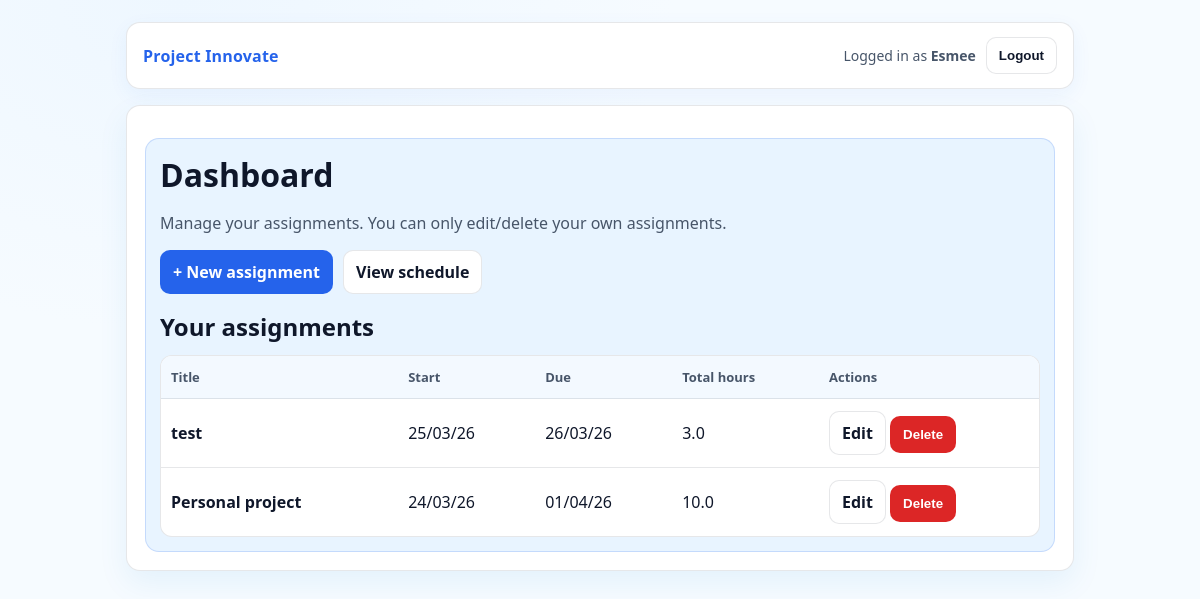
Page /dashboard (signed in) on the earlier database version.
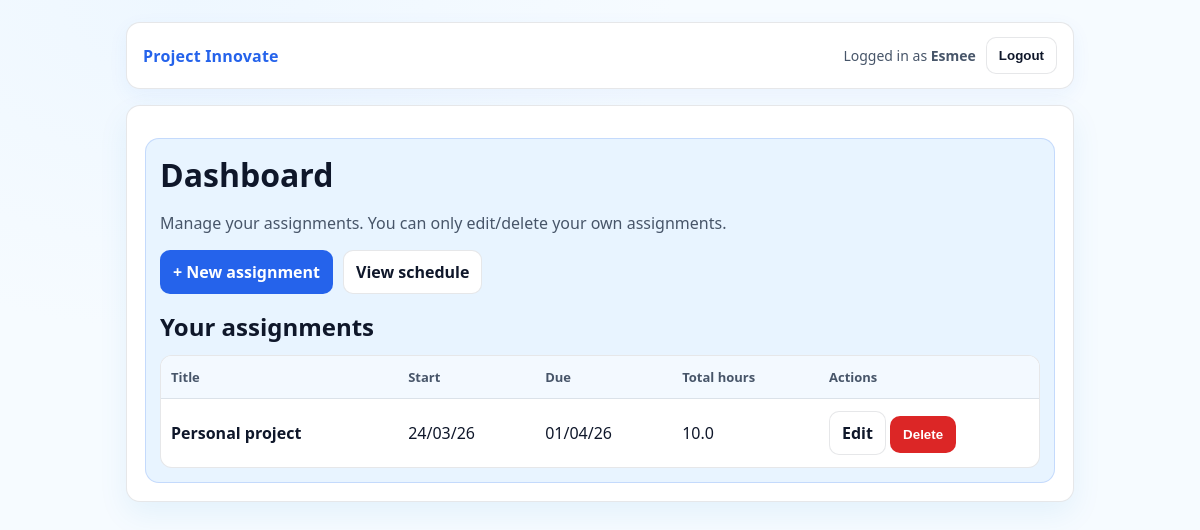
Same page on the later database version.
### app.py (models this page shows, shortened)
class User(UserMixin, db.Model):
    id = db.Column(db.Integer, primary_key=True)
    username = db.Column(db.String(80), unique=True, nullable=False)
    password_hash = db.Column(db.String(255), nullable=False)

class Assignment(db.Model):
    id = db.Column(db.Integer, primary_key=True)
    user_id = db.Column(db.Integer, db.ForeignKey("user.id"), nullable=False)
    title = db.Column(db.String(200), nullable=False)
    start_date = db.Column(db.Date, nullable=False)
    due_date = db.Column(db.Date, nullable=False)
    total_hours = db.Column(db.Float, nullable=False)

### app.py (the view)
@app.route("/dashboard")
@login_required
def dashboard():
    assignments = (
        Assignment.query
        .filter_by(user_id=current_user.id)
        .order_by(Assignment.due_date.asc())
        .all()
    )
    return render_template(
        "dashboard.html",
        username=current_user.username,
        assignments=assignments,
    )

### app.py (called while the page is built)
@app.template_filter("dmy")
def format_dmy(value):
    if value is None:
        return ""
    if isinstance(value, datetime):
        value = value.date()
    return value.strftime("%d/%m/%y")

@login_manager.user_loader
def load_user(user_id):
    return db.session.get(User, int(user_id))

### templates/dashboard.html (shortened to what this page needs)
{% extends "base.html" %}
{% block content %}
  <h1>Dashboard</h1>
  <p class="muted">Manage your assignments. You can only edit/delete your own assignments.</p>
  <div class="actions">
    <a class="btn btn-primary" href="{{ url_for('new_assignment') }}">+ New assignment</a>
    <a class="btn" href="{{ url_for('schedule') }}">View schedule</a>
  </div>
  <h2 style="margin-top:16px;">Your assignments</h2>
  {% if assignments %}
    <table class="table">
      <thead>
        <tr>
          <th>Title</th>
          <th>Start</th>
          <th>Due</th>
          <th>Total hours</th>
          <th style="width:220px;">Actions</th>
        </tr>
      </thead>
      <tbody>
        {% for a in assignments %}
          <tr>
            <td><strong>{{ a.title }}</strong></td>
            <td>{{ a.start_date|dmy }}</td>
            <td>{{ a.due_date|dmy }}</td>
            <td>{{ "%.1f"|format(a.total_hours) }}</td>
            <td>
              <a class="btn" href="{{ url_for('edit_assignment', assignment_id=a.id) }}">Edit</a>
              <form method="post"
                    action="{{ url_for('delete_assignment', assignment_id=a.id) }}"
                    style="display:inline;margin:0;">
                <button class="btn btn-danger"
                        type="submit"
                        onclick="return confirm('Delete this assignment?');">
                  Delete
                </button>
              </form>
            </td>
          </tr>
        {% endfor %}
      </tbody>
    </table>
  {% else %}
    <p class="muted">No assignments yet. Click “New assignment”.</p>
  {% endif %}
{% endblock %}

### templates/base.html (shortened to what this page needs)
<!doctype html>
<html lang="en">
  <head>
    <link rel="stylesheet" href="{{ url_for('static', filename='style.css') }}">
  </head>
  <body>
    <div class="container">
      <div class="nav">
        <div class="brand">
          <a href="{{ url_for('dashboard') }}">Project Innovate</a>
        </div>
        <div class="nav-right">
          {% if current_user.is_authenticated %}
            <span>Logged in as <strong>{{ current_user.username }}</strong></span>
            <form method="post" action="{{ url_for('logout') }}" style="margin:0;">
              <button class="btn" type="submit">Logout</button>
            </form>
          {% else %}
            <a class="btn" href="{{ url_for('login') }}">Login</a>
            <a class="btn btn-primary" href="{{ url_for('register') }}">Register</a>
          {% endif %}
        </div>
      </div>
      <div class="card">
        <div class="panel">
          {% block content %}{% endblock %}
        </div>
      </div>
    </div>
  </body>
</html>

### static/style.css (style rules this page uses)
:root { --bg1: #f6fbff; --bg2: #eef7ff; --card: #e8f4ff; --card2:#ffffff; --text: #0f172a; --muted:#475569; --border: rgba(15, 23, 42, 0.10); --primary: #2563eb; --primaryHover:#1d4ed8; --danger: #dc2626; --dangerHover:#b91c1c; }
* { box-sizing:border-box; }
html, body { height:100%; }
body { margin:0; font-family: ui-sans-serif, system-ui, -apple-system, Segoe UI, Roboto, Arial; color: var(--text); background: radial-gradient(900px 600px at 15% 0%, var(--bg2) 0%, var(--bg1) 55%), linear-gradient(180deg, var(--bg1), #ffffff); }
a { color: var(--primary); text-decoration:none; }
.container { max-width: 980px; margin: 0 auto; padding: 22px 16px 60px; }
.nav { display:flex; justify-content:space-between; align-items:center; gap: 12px; padding: 14px 16px; border: 1px solid var(--border); background: #ffffff; border-radius: 14px; box-shadow: 0 6px 20px rgba(37,99,235,.06); }
.brand { font-weight: 800; letter-spacing: .2px; }
.nav-right { display:flex; align-items:center; gap: 10px; color: var(--muted); font-size: 14px; }
.card { margin-top: 16px; border: 1px solid var(--border); background: var(--card2); border-radius: 14px; padding: 18px; box-shadow: 0 12px 30px rgba(2,132,199,.08); }
.card h1, .card h2 { margin: 0 0 10px; }
.panel { margin-top: 14px; border: 1px solid rgba(37,99,235,.18); background: var(--card); border-radius: 14px; padding: 14px; }
.muted { color: var(--muted); }
.actions { display:flex; flex-wrap:wrap; gap:10px; margin-top: 10px; }
.btn { display:inline-flex; align-items:center; justify-content:center; padding: 10px 12px; border-radius: 10px; border: 1px solid var(--border); background: #ffffff; color: var(--text); cursor:pointer; font-weight: 700; }
.btn-primary { background: var(--primary); border-color: rgba(37,99,235,.35); color: #ffffff; }
.btn-danger { background: var(--danger); border-color: rgba(220,38,38,.35); color:#ffffff; }
.table { width:100%; border-collapse: separate; border-spacing: 0; margin-top: 12px; overflow:hidden; border-radius: 12px; border: 1px solid var(--border); background: #ffffff; }
.table th, .table td { padding: 12px 10px; border-bottom: 1px solid var(--border); text-align:left; vertical-align:middle; }
.table th { font-size: 13px; color: var(--muted); background: #f3f9ff; }
.table tr:last-child td { border-bottom:none; }
.panel { background: #e8f4ff; border: 1px solid rgba(37,99,235,.18); }

Differences in the rows shown:
removed Assignment: title "test", start_date|dmy "25/03/26", due_date|dmy "26/03/26", total_hours "3.0"
